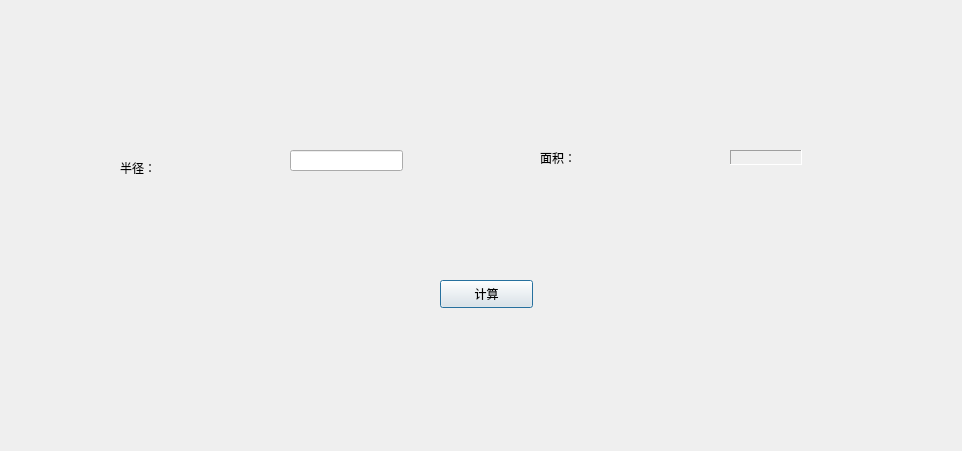
<?xml version="1.0" encoding="UTF-8"?>
<ui version="4.0">
 <class>areaClass</class>
 <widget class="QDialog" name="areaClass">
  <property name="geometry">
   <rect>
    <x>0</x>
    <y>0</y>
    <width>962</width>
    <height>451</height>
   </rect>
  </property>
  <property name="windowTitle">
   <string>area</string>
  </property>
  <widget class="QLabel" name="radiusLabel">
   <property name="geometry">
    <rect>
     <x>120</x>
     <y>160</y>
     <width>72</width>
     <height>15</height>
    </rect>
   </property>
   <property name="text">
    <string>半径：</string>
   </property>
  </widget>
  <widget class="QLineEdit" name="radiusLineEdit">
   <property name="geometry">
    <rect>
     <x>290</x>
     <y>150</y>
     <width>113</width>
     <height>21</height>
    </rect>
   </property>
  </widget>
  <widget class="QLabel" name="areaLabel_1">
   <property name="geometry">
    <rect>
     <x>540</x>
     <y>150</y>
     <width>72</width>
     <height>15</height>
    </rect>
   </property>
   <property name="text">
    <string>面积：</string>
   </property>
  </widget>
  <widget class="QLabel" name="areaLabel_2">
   <property name="geometry">
    <rect>
     <x>730</x>
     <y>150</y>
     <width>72</width>
     <height>15</height>
    </rect>
   </property>
   <property name="frameShape">
    <enum>QFrame::Panel</enum>
   </property>
   <property name="frameShadow">
    <enum>QFrame::Sunken</enum>
   </property>
   <property name="text">
    <string/>
   </property>
  </widget>
  <widget class="QPushButton" name="countBtn">
   <property name="geometry">
    <rect>
     <x>440</x>
     <y>280</y>
     <width>93</width>
     <height>28</height>
    </rect>
   </property>
   <property name="text">
    <string>计算</string>
   </property>
  </widget>
 </widget>
 <layoutdefault spacing="6" margin="11"/>
 <resources>
  <include location="area.qrc"/>
 </resources>
 <connections/>
</ui>
